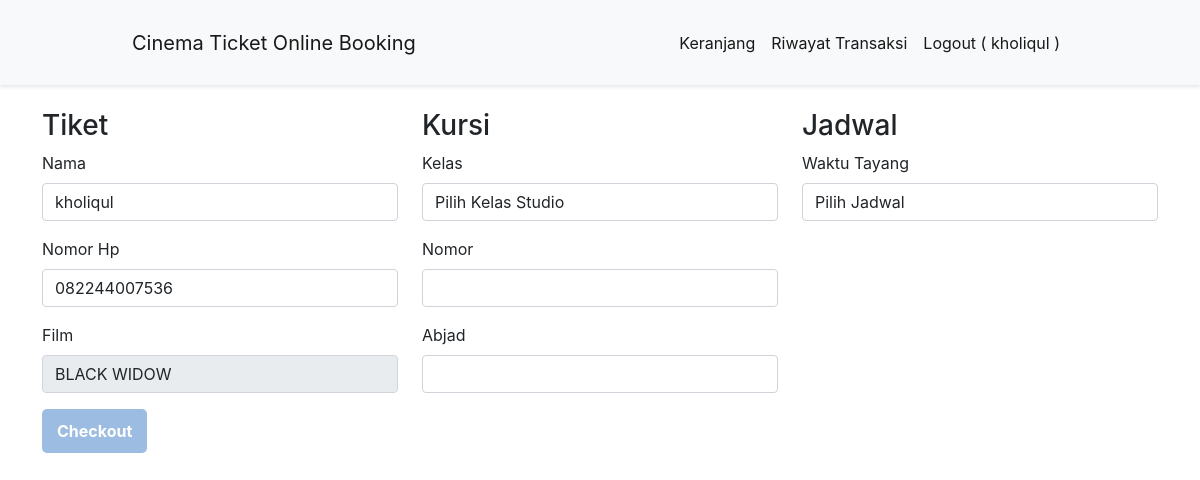
Screenshot of /pesan.php?id=2 (signed in) with the database file from the repository.
### tables this page shows
CREATE TABLE `user` (
  `id` int(11) NOT NULL,
  `name` varchar(255) DEFAULT NULL,
  `email` varchar(255) DEFAULT NULL,
  `password` varchar(255) DEFAULT NULL,
  `alamat` text DEFAULT NULL,
  `nomor_ktp` varchar(20) DEFAULT NULL,
  `nomor_hp` varchar(20) DEFAULT NULL,
  `role` int(11) DEFAULT NULL COMMENT '1: admin;3customer'
);

CREATE TABLE `film` (
  `id` int(11) NOT NULL,
  `nama` varchar(255) DEFAULT NULL,
  `genre_id` int(11) DEFAULT NULL,
  `thumbnail` varchar(255) DEFAULT NULL,
  `description` text DEFAULT NULL,
  `harga` int(11) DEFAULT NULL
);

### admin/db.php (called while the page is built, shortened)
<?php
$servername = "localhost";
$database = "booking_ticket";
$username = "root";
$password = "";
$conn = mysqli_connect($servername, $username, $password, $database);
function select($table,$value,$where){
    global $conn;
    $sql = "SELECT $value FROM $table WHERE $where";
    return mysqli_query($conn, $sql);
}

### pesan.php (the view, shortened to what this page needs)
<?php
include 'admin/db.php';
$id = $_GET['id'];
$findData = select('film a join genre b on a.genre_id = b.id', 'a.*,b.nama as genre', "a.id = $id");
if($findData != false){
    foreach ($findData as $film);
}
$userId = $_SESSION['CUST_ID'];
$findUser = select('user', "*", "id = $userId");
foreach ($findUser as $user);
?>
<!doctype html>
<html lang="en">
<head>
    <link href="https://cdn.jsdelivr.net/npm/bootstrap@5.0.2/dist/css/bootstrap.min.css" rel="stylesheet">
    <link rel="stylesheet" href="style.css">
</head>
<body>
    <?php include 'navbar.php' ?>
    <div class="container mt-4">
        <form action="pesan_s.php" method="post">
            <div class="row">
                <div class="col">
                    <h3>Tiket</h3>
                    <div class="mb-3">
                        <label class="form-label">Nama</label>
                        <input type="text" class="form-control" name="nama" value="<?= $user['name'] ?>">
                    </div>
                    <div class="mb-3">
                        <label class="form-label">Nomor Hp</label>
                        <input type="number" class="form-control" name="hp" value="<?= $user['nomor_hp'] ?>">
                    </div>
                    <div class="mb-3">
                        <label class="form-label">Film</label>
                        <input type="text" class="form-control" value="<?= $film['nama'] ?>" readonly>
                    </div>
                </div>
                <div class="col">
                    <h3>Kursi</h3>
                    <div class="mb-3">
                        <label class="form-label">Kelas</label>
                        <select name="kelas" id="kelas" class="form-control">
                            <option selected disabled>Pilih Kelas Studio</option>
                        </select>
                    </div>
                    <div class="mb-3">
                        <label class="form-label">Nomor</label>
                        <select name="nomor" id="nomor" class="form-control"></select>
                    </div>
                    <div class="mb-3">
                        <label class="form-label">Abjad</label>
                        <select name="abjad" id="abjad" class="form-control"></select>
                    </div>
                </div>
                <div class="col">
                    <h3>Jadwal</h3>
                    <div class="mb-3">
                        <label class="form-label">Waktu Tayang</label>
                        <select name="jadwal" id="jadwal" class="form-control">
                            <option selected disabled>Pilih Jadwal</option>
                        </select>
                    </div>
                </div>
            </div>
            <button type="submit" name="submit" class="btn btn-primary">Checkout</button>
        </form>
    </div>
</body>
</html>

### style.css (style rules this page uses)
:root { --darkGray: #2d3748; --gray: #4a5568; --grayLight: #f7fafc; --primary: #14279B; }
body { box-sizing: border-box; padding: 0; margin: 0; font-family: "Inter", sans-serif; }
.btn { background: rgba(9, 89, 180, 0.4); outline: none; border: none; padding: 10px 15px; color: white; border-radius: 5px; font-weight: bold; }

### rows the page displays
user: nama "kholiqul", hp "082244007536"
film: nama "BLACK WIDOW"

### other values shown
$_SESSION['CUST_NAME'] "kholiqul"
